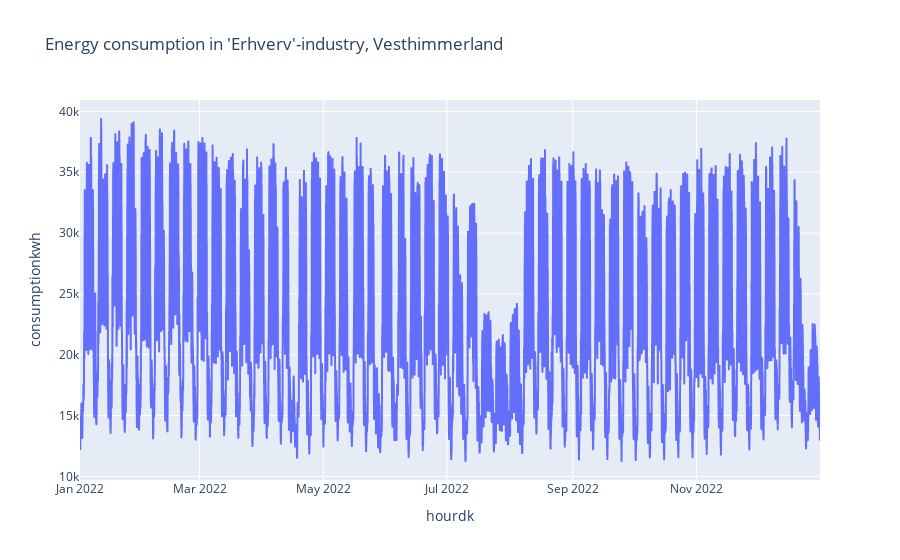

The cell this chart's notebook holds for it:
### Code cell
rng_cons_muni = random.choice(consumption["municipalityno"].unique())
rng_cons_branche = random.choice(consumption["branche"].unique())
rng_cons_muni_name = get_municipality(int(rng_cons_muni))

df_rng_cons = consumption.query(f"municipalityno == {rng_cons_muni} and branche == '{rng_cons_branche}'")
rng_cons_fig = px.line(df_rng_cons, x = 'hourdk', y = 'consumptionkwh',
                       title=f"Energy consumption in '{rng_cons_branche}'-industry, {rng_cons_muni_name}")

rng_cons_fig.show()

### Figure 1 — Plotly figure (JSON) as saved in the notebook; plotly's stock layout.template omitted (floating-point values rounded to 4 significant figures; data arrays with more than 128 entries replaced by an {"elided": "..."} marker saying what was removed)
{"data": [{"hovertemplate": "hourdk=%{x}<br>consumptionkwh=%{y}<extra></extra>", "legendgroup": "", "line": {"color": "#636efa", "dash": "solid"}, "marker": {"symbol": "circle"}, "mode": "lines", "name": "", "showlegend": false, "type": "scattergl", "x": {"elided": "8760 str values"}, "xaxis": "x", "y": {"elided": "8760 float values"}, "yaxis": "y"}], "layout": {"legend": {"tracegroupgap": 0}, "title": {"text": "Energy consumption in 'Erhverv'-industry, Vesthimmerland"}, "xaxis": {"anchor": "y", "domain": [0, 1], "title": {"text": "hourdk"}}, "yaxis": {"anchor": "x", "domain": [0, 1], "title": {"text": "consumptionkwh"}}}}
